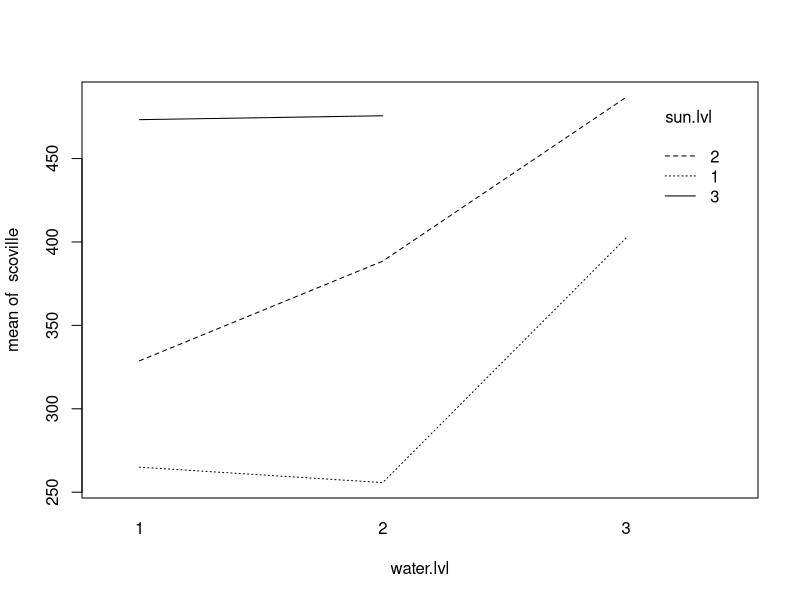
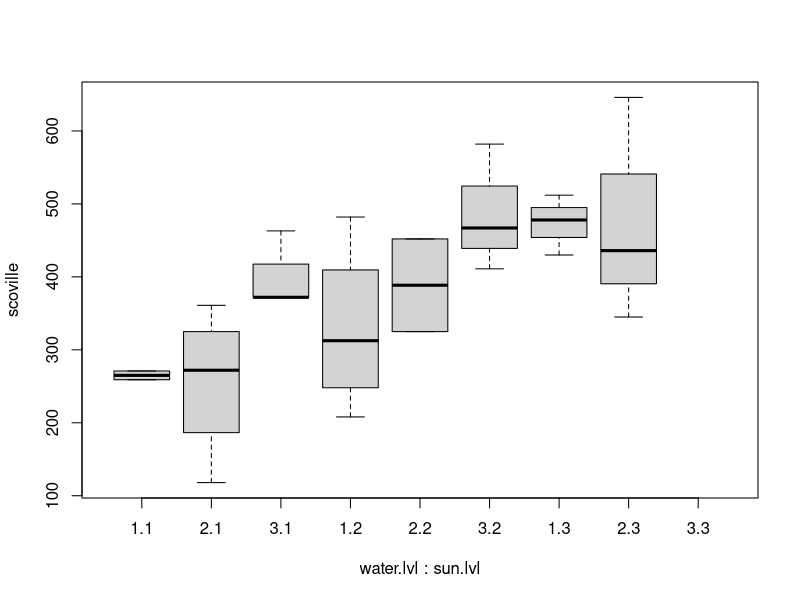
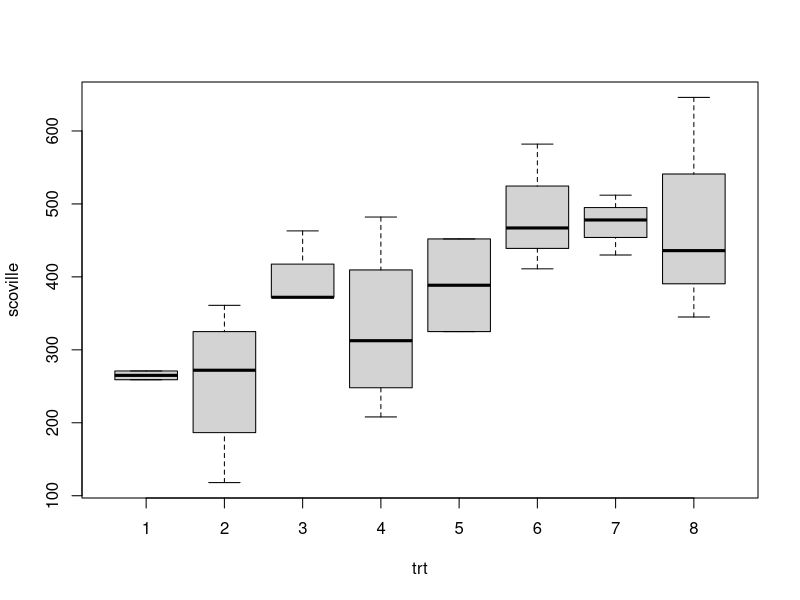

Write R code to recreate these figures, in order.
## ---- chunk 1
options(contrasts = c('contr.sum', 'contr.sum'))
set.seed(12345)
water.lvl <- as.factor(1+c(0,0,1,1,1,1,2,2,2,0,0,0,0,1,1,2,2,2,0,0,0,1,1,1))
sun.lvl <- as.factor(  1+c(0,0,0,0,0,0,0,0,0,1,1,1,1,1,1,1,1,1,2,2,2,2,2,2))
scoville <- round(rnorm(24, 100*(as.numeric(water.lvl)+as.numeric(sun.lvl)),100),0)
my.data <- data.frame(scoville, water.lvl, sun.lvl)
## ---- chunk 2
options(warn = -1) 
library(tidyverse)
library(knitr)
## ---- chunk 3
my.data
kable(aggregate(scoville~water.lvl+sun.lvl+water.lvl*sun.lvl, data = my.data, FUN=mean))

interaction.plot(water.lvl, sun.lvl,  scoville, data = my.data)

boxplot(scoville~water.lvl+ sun.lvl, data = my.data)

## ---- chunk 4
set.seed(12345)
water.lvl <- as.factor(1+c(0,0,1,1,1,1,2,2,2,0,0,0,0,1,1,2,2,2,0,0,0,1,1,1))
sun.lvl <- as.factor(  1+c(0,0,0,0,0,0,0,0,0,1,1,1,1,1,1,1,1,1,2,2,2,2,2,2))
trt <- as.factor(c(1,1,2,2,2,2,3,3,3,4,4,4,4,5,5,6,6,6,7,7,7,8,8,8))
scoville <- round(rnorm(24, 100*(as.numeric(water.lvl)+as.numeric(sun.lvl)),100),0)
my.data.oneway <- data.frame(scoville, trt)

boxplot(scoville~trt, data = my.data.oneway)
## ---- chunk 5
my.data.oneway
library(car)
Anova(lm(scoville~trt, data = my.data.oneway), type = 'III')
## ---- chunk 6
options(contrasts = c('contr.sum', 'contr.sum'))
my.lm<-lm(scoville~water.lvl+sun.lvl+water.lvl*sun.lvl, data = my.data)
summary(my.lm)
my.lm$coefficients
X <- model.matrix(scoville~water.lvl+sun.lvl+water.lvl*sun.lvl, data = my.data)
X
X <- X[,-9]
beta.hat <- solve(t(X)%*%X)%*%t(X)%*%my.data$scoville
beta.hat
Y.pred <-X%*%beta.hat
SSE <- sum((my.data$scoville-Y.pred)^2)
MSE <- SSE / (24 - 8)
MSE



## ---- chunk 7
options(contrasts = c('contr.sum', 'contr.sum'))
aggregate(scoville~water.lvl+sun.lvl+water.lvl*sun.lvl, data = my.data, FUN=mean)
X <- model.matrix(scoville~water.lvl+sun.lvl+water.lvl*sun.lvl, data = my.data)
X.R <- X[,1:5]  # no interaction parameters
beta.hat.R <- solve(t(X.R)%*%X.R)%*%t(X.R)%*%my.data$scoville
beta.hat.R
Y.pred.R <-X.R%*%beta.hat.R
SSE.R <- sum((my.data$scoville-Y.pred.R)^2)
F <- ((SSE.R - SSE)/(3)) / MSE
1-pf(F,3,16)
#library(car)
#Anova(lm(scoville~water.lvl+sun.lvl+water.lvl*sun.lvl, data = my.data), type = 'III')
## ---- chunk 8
options(contrasts = c('contr.sum', 'contr.sum'))
set.seed(12345)
water.lvl <- as.factor(1+c(0,0,1,1,1,1,2,2,2,0,0,0,0,1,1,2,2,2))
sun.lvl <- as.factor(  1+c(0,0,0,0,0,0,0,0,0,1,1,1,1,1,1,1,1,1))
scoville <- round(rnorm(18, 100*(as.numeric(water.lvl)+as.numeric(sun.lvl)),100),0)
my.data1 <- data.frame(scoville, water.lvl, sun.lvl)

aggregate(scoville~water.lvl+sun.lvl+water.lvl*sun.lvl, data = my.data1, FUN=mean)

library(car)
Anova(lm(scoville~water.lvl+sun.lvl+water.lvl*sun.lvl, data = my.data1),type = 'III')
summary(lm(scoville~water.lvl+sun.lvl+water.lvl*sun.lvl, data = my.data1))


X <- model.matrix(scoville~water.lvl+sun.lvl+water.lvl*sun.lvl, data = my.data1)
X
solve(t(X)%*%X)%*%t(X)%*%my.data1$scoville

## ---- chunk 9
# contrast test for sun
aggregate(scoville~water.lvl+sun.lvl+water.lvl*sun.lvl, data = my.data1, FUN=mean)
MSE <- sum(lm(scoville~water.lvl+sun.lvl+water.lvl*sun.lvl, data = my.data1)$residuals^2)/(18-6)
MSE

(((265+255.75+402.333)/3)-((328.75+388.5+486.667)/3))/sqrt(MSE * 2*(1/9 * (1/2+1/4+1/3)))

F<-((((265+255.75+402.333)/3)-((328.75+388.5+486.667)/3))/sqrt(MSE * 2*(1/9 * (1/2+1/4+1/3)))
)^2
F
1-pf(F,1,12)
## ---- chunk 10
# contrast test for sun
aggregate(scoville~water.lvl+sun.lvl+water.lvl*sun.lvl, data = my.data1, FUN=mean)
MSE <- sum(lm(scoville~water.lvl+sun.lvl+water.lvl*sun.lvl, data = my.data)$residuals^2)/(24-8)
MSE

(((265+255.75+402.333)/3)-((328.75+388.5+486.667)/3))/sqrt(MSE * 2*(1/9 * (1/2+1/4+1/3)))

F <- ((((265+255.75+402.333)/3)-((328.75+388.5+486.667)/3))/sqrt(MSE * 2*(1/9 * (1/2+1/4+1/3)))
)^2
F

1-pf(F,1,16)

